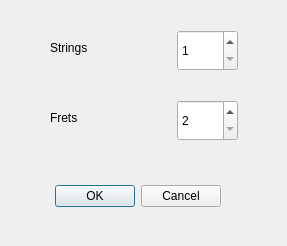
<?xml version="1.0" encoding="UTF-8"?>
<ui version="4.0">
 <class>settingsdlg</class>
 <widget class="QDialog" name="settingsdlg">
  <property name="geometry">
   <rect>
    <x>0</x>
    <y>0</y>
    <width>287</width>
    <height>246</height>
   </rect>
  </property>
  <property name="windowTitle">
   <string>Settings</string>
  </property>
  <property name="windowIcon">
   <iconset resource="lazytabs.qrc">
    <normaloff>:/png/res/if_settings_322498.png</normaloff>:/png/res/if_settings_322498.png</iconset>
  </property>
  <property name="windowOpacity">
   <double>1.000000000000000</double>
  </property>
  <widget class="QDialogButtonBox" name="buttonBox">
   <property name="geometry">
    <rect>
     <x>50</x>
     <y>180</y>
     <width>171</width>
     <height>32</height>
    </rect>
   </property>
   <property name="orientation">
    <enum>Qt::Horizontal</enum>
   </property>
   <property name="standardButtons">
    <set>QDialogButtonBox::Cancel|QDialogButtonBox::Ok</set>
   </property>
  </widget>
  <widget class="QSpinBox" name="stringsn">
   <property name="geometry">
    <rect>
     <x>177</x>
     <y>30</y>
     <width>61</width>
     <height>41</height>
    </rect>
   </property>
   <property name="minimum">
    <number>1</number>
   </property>
  </widget>
  <widget class="QLabel" name="stringsl">
   <property name="geometry">
    <rect>
     <x>50</x>
     <y>40</y>
     <width>60</width>
     <height>16</height>
    </rect>
   </property>
   <property name="text">
    <string>Strings</string>
   </property>
  </widget>
  <widget class="QSpinBox" name="fretsn">
   <property name="geometry">
    <rect>
     <x>177</x>
     <y>100</y>
     <width>61</width>
     <height>41</height>
    </rect>
   </property>
   <property name="minimum">
    <number>2</number>
   </property>
  </widget>
  <widget class="QLabel" name="fretsl">
   <property name="geometry">
    <rect>
     <x>50</x>
     <y>110</y>
     <width>60</width>
     <height>16</height>
    </rect>
   </property>
   <property name="text">
    <string>Frets</string>
   </property>
  </widget>
 </widget>
 <resources>
  <include location="lazytabs.qrc"/>
 </resources>
 <connections>
  <connection>
   <sender>buttonBox</sender>
   <signal>accepted()</signal>
   <receiver>settingsdlg</receiver>
   <slot>accept()</slot>
   <hints>
    <hint type="sourcelabel">
     <x>248</x>
     <y>254</y>
    </hint>
    <hint type="destinationlabel">
     <x>157</x>
     <y>274</y>
    </hint>
   </hints>
  </connection>
  <connection>
   <sender>buttonBox</sender>
   <signal>rejected()</signal>
   <receiver>settingsdlg</receiver>
   <slot>reject()</slot>
   <hints>
    <hint type="sourcelabel">
     <x>316</x>
     <y>260</y>
    </hint>
    <hint type="destinationlabel">
     <x>286</x>
     <y>274</y>
    </hint>
   </hints>
  </connection>
 </connections>
</ui>
